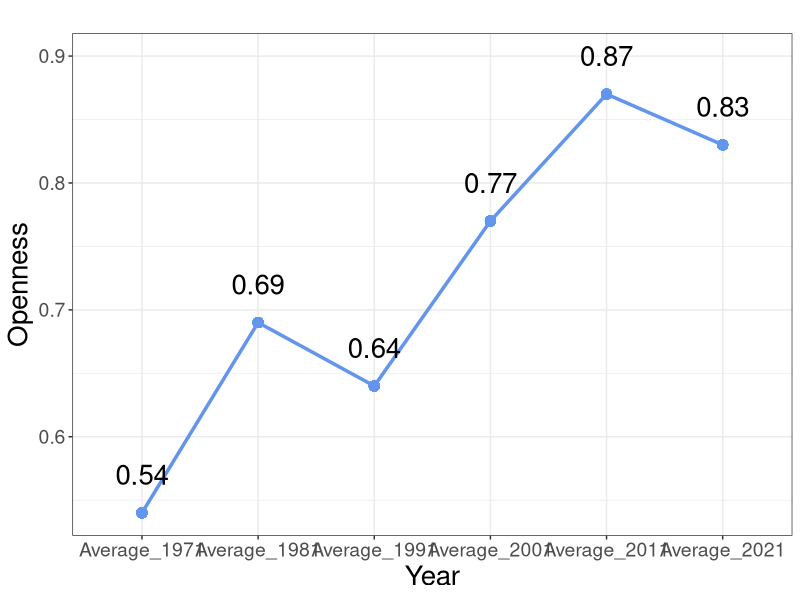

Generate this figure with R:
## ---- chunk 1
#Load the excel spreadsheet 
library(readxl) 
library(tidyverse)

data <- read_excel("WorldBankData.xlsx", skip = 1)

# Renaming alot of the data to fix the column names
data <- data %>% 
  rename(
    GDP_1971 = "GDP...2",
    GDP_1981 = "GDP...6",
    GDP_1991 = "GDP...10",
    GDP_2001 = "GDP...14",
    GDP_2011 = "GDP...18",
    GDP_2021 = "GDP...22",
    Exports_1971 = "Exports...3",
    Exports_1981 = "Exports...7",
    Exports_1991 = "Exports...11",
    Exports_2001 = "Exports...15",
    Exports_2011 = "Exports...19",
    Exports_2021 = "Exports...23",
    Imports_1971 = "Imports...4",
    Imports_1981 = "Imports...8",
    Imports_1991 = "Imports...12",
    Imports_2001 = "Imports...16",
    Imports_2011 = "Imports...20",
    Imports_2021 = "Imports...24",
    Population_1971 = "Population...5",
    Population_1981 = "Population...9",
    Population_1991 = "Population...13",
    Population_2001 = "Population...17",
    Population_2011 = "Population...21",
    Population_2021 = "Population...25"
  )
  

# Calculating the "openness" of the economy of each country for each tenth year
data <- data %>% 
  mutate(
    Openness_1971 = (Exports_1971 + Imports_1971) / (GDP_1971),
    Openness_1981 = (Exports_1981 + Imports_1981) / (GDP_1981),
    Openness_1991 = (Exports_1991 + Imports_1991) / (GDP_1991),
    Openness_2001 = (Exports_2001 + Imports_2001) / (GDP_2001),
    Openness_2011 = (Exports_2011 + Imports_2011) / (GDP_2011),
    Openness_2021 = (Exports_2021 + Imports_2021) / (GDP_2021)
  )

# Calculating an average oppennes for years rounded with two decimals
data <- data %>% 
  mutate(Average_1971 = round(mean(Openness_1971),2),
         Average_1981 = round(mean(Openness_1981),2),
         Average_1991 = round(mean(Openness_1991),2),
         Average_2001 = round(mean(Openness_2001),2),
         Average_2011 = round(mean(Openness_2011),2),
         Average_2021 = round(mean(Openness_2021),2)
  )

# Calculate the change of opennes from 2011 to 2022
data <- data %>% 
  mutate(
    Change_2011_2021 = Openness_2021 - Openness_2011
  )
## ---- chunk 2
# Plotting average openness over the years
fig_openness<-data %>%
  select(Average_1971, Average_1981, Average_1991, Average_2001, Average_2011, Average_2021) %>%
  pivot_longer(everything(), names_to = "Year", values_to = "Openness") %>%
  ggplot(aes(x = Year, y = Openness, group = 1)) +
  geom_line(color = "cornflowerblue", linewidth = 1.2) +
  geom_point(color = "cornflowerblue", size = 3) +
  labs(title = "",
       x = "Year",
       y = "Openness") +
  # annotate the plot with the values of the years
  geom_text(aes(label = Openness), nudge_y = 0.03, check_overlap = TRUE, size = 7) +
    theme_bw()+
  # make text for x and y points bigger
  theme(axis.text.x = element_text(size = 14),
        axis.text.y = element_text(size = 14),
        axis.title.x = element_text(size = 20),
        axis.title.y = element_text(size = 20))

#ggsave("documentobjects/figures/openness.png", plot = fig_openness, width = 10, height = 6, dpi = 300)
fig_openness
## ---- chunk 3
# Count the countries with an increase in opennes from 2011 to 2021
data %>%
  filter(Change_2011_2021 > 0) %>%
  count()
## ---- chunk 4
# Calculate gdp per capita
data <- data %>% 
  mutate(
    GDP_per_capita_1971 = GDP_1971 / Population_1971,
    GDP_per_capita_1981 = GDP_1981 / Population_1981,
    GDP_per_capita_1991 = GDP_1991 / Population_1991,
    GDP_per_capita_2001 = GDP_2001 / Population_2001,
    GDP_per_capita_2011 = GDP_2011 / Population_2011,
    GDP_per_capita_2021 = GDP_2021 / Population_2021
  )
## ---- chunk 5
# Calculate the average openness of the 20 largest and 20 smallest countries in 2011
sjekk_3 <-data %>%
  arrange(desc(Population_2011)) %>%
  slice_head(n = 20) %>%
  summarise(Average_openness_largest = mean(Openness_2011))

round(sjekk_3,2)
## ---- chunk 6
data %>%
  arrange(Population_2011) %>%
  slice_head(n = 20) %>%
  summarise(Average_openness_smallest = mean(Openness_2011))
## ---- chunk 7
# Calculate the average openness of the 20 richest and 20 poorest countries in 2011
sjekk_1 <- data %>%
  arrange(desc(GDP_per_capita_2011)) %>%
  slice_head(n = 20) %>%
  summarise(Average_openness_richest = mean(Openness_2011))

round(sjekk_1,2)
## ---- chunk 8
sjekk <-data %>%
  arrange(GDP_per_capita_2011) %>%
  slice_head(n = 20) %>%
  summarise(Average_openness_poorest = mean(Openness_2011))

round(sjekk,2)
